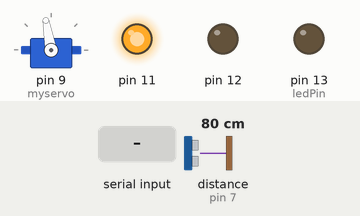
This sketch was run on a simulated Arduino Uno, built with avr-gcc and run on an emulated ATmega328P. On the bench: servo, output pins drawn as LEDs (lit = HIGH). Wiring (inferred from the names in the program): ultrasonic range finder: trigger pin 8; echo pin 7. Inputs (shaded band) come from the test bench; at power-on: distance to the obstacle (sensor on pin 7) 80 cm. The echo pulse lasts 58.3 µs per cm; pins used as bus, display or sensor lines are not drawn; what the sketch prints to the serial monitor is not drawn.

Above: at 1.2 s.
1.3 s: "occupy:" received over Serial
3.8 s: "deviceInfo:" received over Serial
Timing chart, 0 to 6.8 s (numbered marks = the images above; inputs shaded):
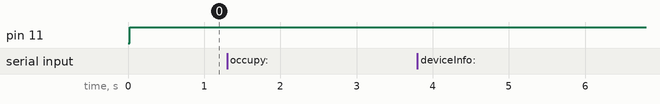

Measured:
- after the input at 1.3 s, every drawn part: stays the same
- after the input at 3.8 s, every drawn part: stays the same

The sketch:

IoT_Project.ino
```cpp
#include <Servo.h>

int sensorPin = A0;    // select the input pin for the potentiometer
int ledPin = 13;      // select the pin for the LED
int sensorValue = 0;  // variable to store the value coming from the sensor
const int trigPin = 8;
const int echoPin = 7;
int servo = 8;
bool bookingActive = false;
bool occupying = false;
bool doneOccupying = false;
bool unoccupying = false;
bool doneUnoccupying = false;

#include <ArduinoJson.h>
#define DEVICE_INFO "{\"name\":\"Metroparking Manager\",\"version\":\"v1.2\",\"id\":\"WNsMSj5kJ0GhAs40pILnmTsjfkKvQO5C\"}" // Device info of the device

Servo myservo;

void setup() {
  Serial.begin(9600);
  pinMode(ledPin, OUTPUT);
  pinMode(trigPin, OUTPUT); // Sets the trigPin as an Output
  pinMode(echoPin, INPUT); // Sets the echoPin as an Input
  pinMode(12, OUTPUT);
  pinMode(11, OUTPUT);
  myservo.attach(9);
  myservo.write(100);
}

void loop() {
  if (Serial.available() > 0) {
    commandRecieved();
  }
  checkVehicle();
  if (bookingActive) {
    digitalWrite(12, HIGH);
    digitalWrite(11, LOW);
  } else {
    digitalWrite(12, LOW);
    digitalWrite(11, HIGH);
  }
  //Serial.println((String)senseDistance());
}

void commandRecieved() {
  // Function to parse recieved commands
  // Accepts _data as String and return null
  // TO BE CODED----------------------------
  //
  String command = Serial.readStringUntil(':');
  String data = Serial.readStringUntil('\n');

  if (command.equals("occupy")) {

    if (data.equals("true")) {
      if (doneOccupying) {
        digitalWrite(ledPin, LOW);
        sendUpdate();
        occupying = false;
        doneOccupying = false;
      } else {
        digitalWrite(ledPin, HIGH);
        myservo.write(200);
        occupying = true;
        sendUpdate();
      }
    } else if (data.equals("false")) {
      if (doneUnoccupying) {
        digitalWrite(ledPin, LOW);
        sendUpdate();
        unoccupying = false;
        doneUnoccupying = false;
      } else {
        digitalWrite(ledPin, HIGH);
        myservo.write(200);
        unoccupying = true;
        sendUpdate();
      }
    } else {
      sendUpdate();
    }
  } else if (command.equals("deviceInfo")) {
    Serial.print("deviceInfo:");
    Serial.println(DEVICE_INFO);
  } else if (command.equals("update")) {
    sendUpdate();
  }
}

void sendUpdate() {
  // Serialized the sensor data as JSON and sends it to the serial port
  String taskStatus = "false";
  if (occupying && doneOccupying) {
    occupying = false;
    taskStatus = "true";
    bookingActive = true;
  }
  if (unoccupying && doneUnoccupying) {
    unoccupying = false;
    taskStatus = "true";
    bookingActive = false;
  }
  Serial.print("update:");
  Serial.println(taskStatus);
}

void checkVehicle() {
  //sensorValue = analogRead(sensorPin);
  sensorValue = senseDistance();
  if (occupying) {
    if (sensorValue < 3) {
      digitalWrite(ledPin, LOW);
      myservo.write(100);
      doneOccupying = true;
    }
  }
  if (unoccupying) {
    if (sensorValue > 80) {
      digitalWrite(ledPin, LOW);
      myservo.write(120);
      doneUnoccupying = true;
    }
  }
}

float senseDistance() {
  // Clears the trigPin
  float duration = 0;
  float distance = 0;
  for(int i = 0; i < 5; i++) {
    digitalWrite(trigPin, LOW);
    delayMicroseconds(2);
    // Sets the trigPin on HIGH state for 10 micro seconds
    digitalWrite(trigPin, HIGH);
    delayMicroseconds(10);
    digitalWrite(trigPin, LOW);
    // Reads the echoPin, returns the sound wave travel time in microseconds
    duration = pulseIn(echoPin, HIGH);
    // Calculating the distance
    distance += duration * 0.034 / 2;
  }

  return distance / 5;
}
```
